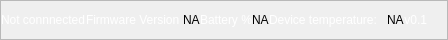
           <widget class="QFrame" name="main_footer">
            <property name="minimumSize">
             <size>
              <width>0</width>
              <height>40</height>
             </size>
            </property>
            <property name="maximumSize">
             <size>
              <width>16777215</width>
              <height>40</height>
             </size>
            </property>
            <property name="styleSheet">
             <string notr="true"/>
            </property>
            <property name="frameShape">
             <enum>QFrame::StyledPanel</enum>
            </property>
            <property name="frameShadow">
             <enum>QFrame::Raised</enum>
            </property>
            <layout class="QHBoxLayout" name="horizontalLayout_28">
             <property name="spacing">
              <number>0</number>
             </property>
             <property name="leftMargin">
              <number>0</number>
             </property>
             <property name="topMargin">
              <number>0</number>
             </property>
             <property name="rightMargin">
              <number>0</number>
             </property>
             <property name="bottomMargin">
              <number>0</number>
             </property>
             <item>
              <widget class="QLabel" name="ft_label_device_3">
               <property name="styleSheet">
                <string notr="true">border:none;
color: #fff;
</string>
               </property>
               <property name="text">
                <string>Not connnected</string>
               </property>
              </widget>
             </item>
             <item>
              <layout class="QHBoxLayout" name="horizontalLayout_25">
               <item>
                <widget class="QLabel" name="ft_label_firmware">
                 <property name="styleSheet">
                  <string notr="true">border:none;
color: #fff;
</string>
                 </property>
                 <property name="text">
                  <string>Firmware Version </string>
                 </property>
                </widget>
               </item>
               <item>
                <widget class="QLabel" name="ft_label_firmware_value">
                 <property name="text">
                  <string>NA</string>
                 </property>
                </widget>
               </item>
              </layout>
             </item>
             <item>
              <layout class="QHBoxLayout" name="horizontalLayout_26">
               <property name="spacing">
                <number>0</number>
               </property>
               <item alignment="Qt::AlignHCenter">
                <widget class="QLabel" name="ft_label_battery">
                 <property name="styleSheet">
                  <string notr="true">border:none;
color: #fff;
</string>
                 </property>
                 <property name="text">
                  <string>Battery %</string>
                 </property>
                </widget>
               </item>
               <item>
                <widget class="QLabel" name="ft_label_battery_value">
                 <property name="styleSheet">
                  <string notr="true"/>
                 </property>
                 <property name="text">
                  <string>NA</string>
                 </property>
                </widget>
               </item>
              </layout>
             </item>
             <item>
              <layout class="QHBoxLayout" name="horizontalLayout_27">
               <property name="spacing">
                <number>10</number>
               </property>
               <item>
                <widget class="QLabel" name="ft_label_temp">
                 <property name="styleSheet">
                  <string notr="true">border:none;
color: #fff;
</string>
                 </property>
                 <property name="text">
                  <string>Device temperature:</string>
                 </property>
                </widget>
               </item>
               <item>
                <widget class="QLabel" name="ft_label_temp_value">
                 <property name="text">
                  <string>NA</string>
                 </property>
                </widget>
               </item>
              </layout>
             </item>
             <item>
              <widget class="QLabel" name="ft_label_version">
               <property name="styleSheet">
                <string notr="true">border:none;
color: #fff;
</string>
               </property>
               <property name="text">
                <string>v0.1</string>
               </property>
               <property name="alignment">
                <set>Qt::AlignRight|Qt::AlignTrailing|Qt::AlignVCenter</set>
               </property>
              </widget>
             </item>
             <item alignment="Qt::AlignBottom">
              <widget class="QFrame" name="frame_size_grip">
               <property name="minimumSize">
                <size>
                 <width>20</width>
                 <height>20</height>
                </size>
               </property>
               <property name="maximumSize">
                <size>
                 <width>20</width>
                 <height>20</height>
                </size>
               </property>
               <property name="cursor">
                <cursorShape>SizeFDiagCursor</cursorShape>
               </property>
               <property name="frameShape">
                <enum>QFrame::NoFrame</enum>
               </property>
               <property name="frameShadow">
                <enum>QFrame::Raised</enum>
               </property>
              </widget>
             </item>
            </layout>
           </widget>
